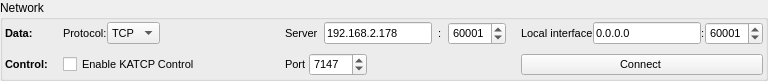
<?xml version="1.0" encoding="UTF-8"?>
<ui version="4.0">
 <class>cNetworkConnectionWidget</class>
 <widget class="QGroupBox" name="cNetworkConnectionWidget">
  <property name="geometry">
   <rect>
    <x>0</x>
    <y>0</y>
    <width>768</width>
    <height>78</height>
   </rect>
  </property>
  <property name="sizePolicy">
   <sizepolicy hsizetype="Preferred" vsizetype="Fixed">
    <horstretch>0</horstretch>
    <verstretch>0</verstretch>
   </sizepolicy>
  </property>
  <property name="maximumSize">
   <size>
    <width>16777215</width>
    <height>78</height>
   </size>
  </property>
  <property name="windowTitle">
   <string>Network</string>
  </property>
  <property name="title">
   <string>Network</string>
  </property>
  <layout class="QHBoxLayout" name="horizontalLayout_5">
   <property name="spacing">
    <number>8</number>
   </property>
   <property name="leftMargin">
    <number>2</number>
   </property>
   <property name="topMargin">
    <number>2</number>
   </property>
   <property name="rightMargin">
    <number>2</number>
   </property>
   <property name="bottomMargin">
    <number>2</number>
   </property>
   <item>
    <layout class="QGridLayout" name="gridLayout">
     <property name="horizontalSpacing">
      <number>15</number>
     </property>
     <item row="0" column="0">
      <widget class="QLabel" name="label_2">
       <property name="font">
        <font>
         <pointsize>8</pointsize>
         <weight>75</weight>
         <bold>true</bold>
        </font>
       </property>
       <property name="text">
        <string>Data:</string>
       </property>
      </widget>
     </item>
     <item row="1" column="0">
      <widget class="QLabel" name="label_6">
       <property name="font">
        <font>
         <pointsize>8</pointsize>
         <weight>75</weight>
         <bold>true</bold>
        </font>
       </property>
       <property name="text">
        <string>Control:</string>
       </property>
      </widget>
     </item>
     <item row="0" column="2">
      <layout class="QHBoxLayout" name="horizontalLayout">
       <property name="spacing">
        <number>6</number>
       </property>
       <item>
        <widget class="QLabel" name="label_3">
         <property name="sizePolicy">
          <sizepolicy hsizetype="Preferred" vsizetype="Minimum">
           <horstretch>0</horstretch>
           <verstretch>0</verstretch>
          </sizepolicy>
         </property>
         <property name="font">
          <font>
           <pointsize>8</pointsize>
          </font>
         </property>
         <property name="text">
          <string>Server</string>
         </property>
        </widget>
       </item>
       <item>
        <widget class="QLineEdit" name="lineEdit_server">
         <property name="font">
          <font>
           <pointsize>8</pointsize>
          </font>
         </property>
         <property name="text">
          <string>192.168.2.178</string>
         </property>
        </widget>
       </item>
       <item>
        <widget class="QLabel" name="label_8">
         <property name="font">
          <font>
           <pointsize>8</pointsize>
          </font>
         </property>
         <property name="text">
          <string>:</string>
         </property>
        </widget>
       </item>
       <item>
        <widget class="QSpinBox" name="spinBox_serverPort">
         <property name="font">
          <font>
           <pointsize>8</pointsize>
          </font>
         </property>
         <property name="maximum">
          <number>65535</number>
         </property>
         <property name="value">
          <number>60001</number>
         </property>
        </widget>
       </item>
      </layout>
     </item>
     <item row="0" column="1">
      <layout class="QHBoxLayout" name="horizontalLayout_2">
       <item>
        <widget class="QLabel" name="label_5">
         <property name="sizePolicy">
          <sizepolicy hsizetype="Preferred" vsizetype="Minimum">
           <horstretch>0</horstretch>
           <verstretch>0</verstretch>
          </sizepolicy>
         </property>
         <property name="font">
          <font>
           <pointsize>8</pointsize>
          </font>
         </property>
         <property name="text">
          <string>Protocol:</string>
         </property>
        </widget>
       </item>
       <item>
        <widget class="QComboBox" name="comboBox_dataProtocol">
         <property name="font">
          <font>
           <pointsize>8</pointsize>
          </font>
         </property>
         <item>
          <property name="text">
           <string>TCP</string>
          </property>
         </item>
         <item>
          <property name="text">
           <string>UDP</string>
          </property>
         </item>
        </widget>
       </item>
       <item>
        <spacer name="horizontalSpacer_2">
         <property name="font">
          <font>
           <pointsize>8</pointsize>
          </font>
         </property>
         <property name="orientation">
          <enum>Qt::Horizontal</enum>
         </property>
         <property name="sizeHint" stdset="0">
          <size>
           <width>40</width>
           <height>20</height>
          </size>
         </property>
        </spacer>
       </item>
      </layout>
     </item>
     <item row="0" column="3">
      <layout class="QHBoxLayout" name="horizontalLayout_3">
       <item>
        <widget class="QLabel" name="label_interface">
         <property name="font">
          <font>
           <pointsize>8</pointsize>
          </font>
         </property>
         <property name="text">
          <string>Local interface</string>
         </property>
        </widget>
       </item>
       <item>
        <widget class="QLineEdit" name="lineEdit_interface">
         <property name="font">
          <font>
           <pointsize>8</pointsize>
          </font>
         </property>
         <property name="text">
          <string>0.0.0.0</string>
         </property>
        </widget>
       </item>
       <item>
        <widget class="QLabel" name="label_localColon">
         <property name="font">
          <font>
           <pointsize>8</pointsize>
          </font>
         </property>
         <property name="text">
          <string>:</string>
         </property>
        </widget>
       </item>
       <item>
        <widget class="QSpinBox" name="spinBox_localPort">
         <property name="font">
          <font>
           <pointsize>8</pointsize>
          </font>
         </property>
         <property name="maximum">
          <number>65535</number>
         </property>
         <property name="value">
          <number>60001</number>
         </property>
        </widget>
       </item>
      </layout>
     </item>
     <item row="1" column="1">
      <widget class="QCheckBox" name="checkBox_KATCPControl">
       <property name="font">
        <font>
         <pointsize>8</pointsize>
        </font>
       </property>
       <property name="text">
        <string>Enable KATCP Control</string>
       </property>
      </widget>
     </item>
     <item row="1" column="2">
      <layout class="QHBoxLayout" name="horizontalLayout_4">
       <item>
        <widget class="QLabel" name="label_KATCPPort">
         <property name="font">
          <font>
           <pointsize>8</pointsize>
          </font>
         </property>
         <property name="text">
          <string>Port </string>
         </property>
        </widget>
       </item>
       <item>
        <widget class="QSpinBox" name="spinBox_KATCPPort">
         <property name="font">
          <font>
           <pointsize>8</pointsize>
          </font>
         </property>
         <property name="maximum">
          <number>65535</number>
         </property>
         <property name="value">
          <number>7147</number>
         </property>
        </widget>
       </item>
       <item>
        <spacer name="horizontalSpacer">
         <property name="font">
          <font>
           <pointsize>8</pointsize>
          </font>
         </property>
         <property name="orientation">
          <enum>Qt::Horizontal</enum>
         </property>
         <property name="sizeHint" stdset="0">
          <size>
           <width>40</width>
           <height>20</height>
          </size>
         </property>
        </spacer>
       </item>
      </layout>
     </item>
     <item row="1" column="3">
      <widget class="QPushButton" name="pushButton_connectDisconnect">
       <property name="font">
        <font>
         <pointsize>8</pointsize>
        </font>
       </property>
       <property name="text">
        <string>Connect </string>
       </property>
       <property name="shortcut">
        <string>P</string>
       </property>
      </widget>
     </item>
    </layout>
   </item>
  </layout>
 </widget>
 <resources/>
 <connections/>
</ui>
